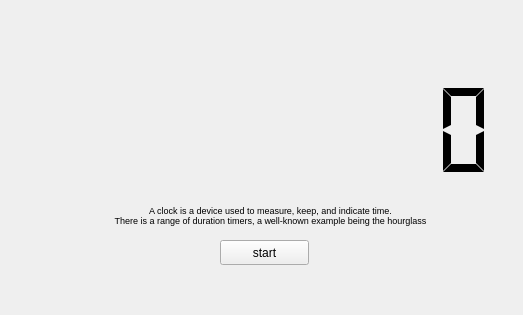
<?xml version="1.0" encoding="UTF-8"?>
<ui version="4.0">
 <class>MyApp</class>
 <widget class="QWidget" name="MyApp">
  <property name="geometry">
   <rect>
    <x>0</x>
    <y>0</y>
    <width>523</width>
    <height>315</height>
   </rect>
  </property>
  <property name="windowTitle">
   <string>MyApp</string>
  </property>
  <widget class="QLCDNumber" name="lcdNumber">
   <property name="geometry">
    <rect>
     <x>20</x>
     <y>80</y>
     <width>491</width>
     <height>101</height>
    </rect>
   </property>
   <property name="font">
    <font>
     <family>Gargi</family>
     <weight>75</weight>
     <bold>true</bold>
    </font>
   </property>
   <property name="statusTip">
    <string/>
   </property>
   <property name="whatsThis">
    <string/>
   </property>
   <property name="frameShape">
    <enum>QFrame::NoFrame</enum>
   </property>
   <property name="frameShadow">
    <enum>QFrame::Plain</enum>
   </property>
   <property name="lineWidth">
    <number>1</number>
   </property>
   <property name="smallDecimalPoint">
    <bool>true</bool>
   </property>
   <property name="digitCount">
    <number>8</number>
   </property>
   <property name="mode">
    <enum>QLCDNumber::Dec</enum>
   </property>
   <property name="segmentStyle">
    <enum>QLCDNumber::Flat</enum>
   </property>
   <property name="value" stdset="0">
    <double>0.000000000000000</double>
   </property>
   <property name="intValue" stdset="0">
    <number>0</number>
   </property>
  </widget>
  <widget class="QLabel" name="label">
   <property name="geometry">
    <rect>
     <x>10</x>
     <y>200</y>
     <width>521</width>
     <height>31</height>
    </rect>
   </property>
   <property name="font">
    <font>
     <family>Arial</family>
     <pointsize>7</pointsize>
     <weight>50</weight>
     <bold>false</bold>
     <underline>false</underline>
     <strikeout>false</strikeout>
     <stylestrategy>PreferAntialias</stylestrategy>
     <kerning>true</kerning>
    </font>
   </property>
   <property name="focusPolicy">
    <enum>Qt::NoFocus</enum>
   </property>
   <property name="contextMenuPolicy">
    <enum>Qt::PreventContextMenu</enum>
   </property>
   <property name="text">
    <string>A clock is a device used to measure, keep, and indicate time.
There is a range of duration timers, a well-known example being the hourglass</string>
   </property>
   <property name="alignment">
    <set>Qt::AlignCenter</set>
   </property>
  </widget>
  <widget class="QPushButton" name="btn1">
   <property name="geometry">
    <rect>
     <x>220</x>
     <y>240</y>
     <width>89</width>
     <height>25</height>
    </rect>
   </property>
   <property name="text">
    <string>start</string>
   </property>
  </widget>
 </widget>
 <resources/>
 <connections/>
</ui>
